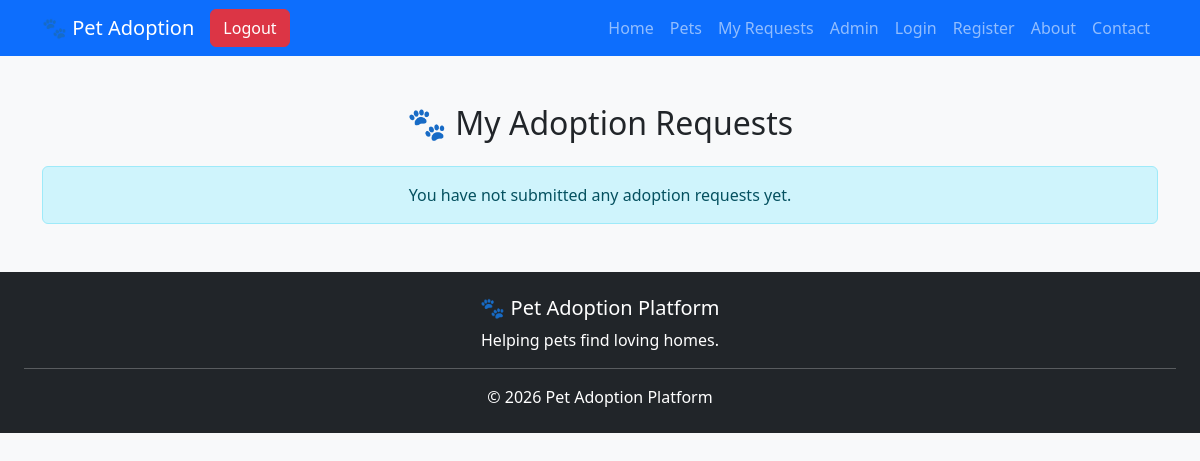
Page /my-requests (signed in) on the earlier database version.
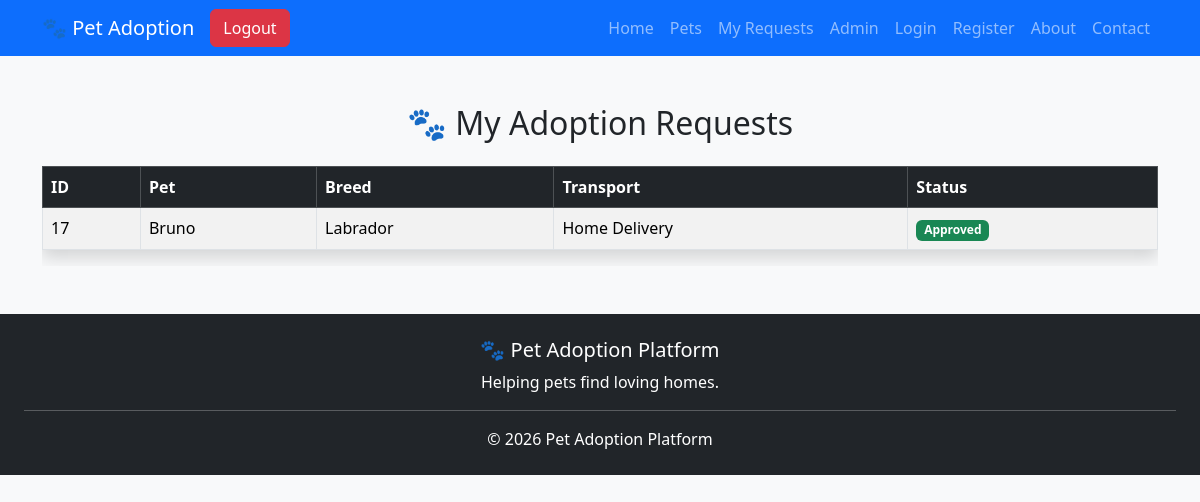
Same page on the later database version.
### tables this page shows
CREATE TABLE adoptions(
        id INTEGER PRIMARY KEY AUTOINCREMENT,
        pet_id INTEGER,
        adopter_name TEXT,
        phone TEXT,
        address TEXT,
        payment_status TEXT,
        transport_method TEXT,
        request_status TEXT
    );

CREATE TABLE pets(
        id INTEGER PRIMARY KEY AUTOINCREMENT,
        name TEXT,
        breed TEXT,
        age TEXT,
        gender TEXT,
        vaccinated TEXT,
        description TEXT,
        image TEXT
    , status TEXT DEFAULT 'Available');

### app.py (the view)
@app.route('/my-requests')
def my_requests():
    if 'user' not in session:
        return redirect(url_for('login'))
    adopter_name = session['user']
    print("Logged-in user =", adopter_name)
    conn = sqlite3.connect("database.db")
    cursor = conn.cursor()
    cursor.execute("""
    SELECT
        adoptions.id,
        pets.name,
        pets.breed,
        adoptions.request_status,
        adoptions.transport_method,
        adoptions.adopter_name
    FROM adoptions
    JOIN pets
    ON adoptions.pet_id = pets.id
    WHERE adoptions.adopter_name = ?
    """, (adopter_name,))
    requests = cursor.fetchall()
    print("Logged-in user =", adopter_name)
    print("My Requests =", requests)
    conn.close()
    return render_template("my_requests.html", requests=requests)

### templates/my_requests.html (shortened to what this page needs)
<!DOCTYPE html>
<html lang="en">
<head>
    <link
        href="https://cdn.jsdelivr.net/npm/bootstrap@5.3.3/dist/css/bootstrap.min.css"
        rel="stylesheet">
</head>
<body class="bg-light">
{% include 'navbar.html' %}
<div class="container mt-5">
    <h2 class="text-center mb-4">
        🐾 My Adoption Requests
    </h2>
    {% if requests %}
    <div class="table-responsive">
        <table class="table table-bordered table-striped shadow">
            <thead class="table-dark">
                <tr>
                    <th>ID</th>
                    <th>Pet</th>
                    <th>Breed</th>
                    <th>Transport</th>
                    <th>Status</th>
                </tr>
            </thead>
            <tbody>
                {% for request in requests %}
                <tr>
                    <td>{{ request[0] }}</td>
                    <td>{{ request[1] }}</td>
                    <td>{{ request[2] }}</td>
                    <td>{{ request[4] }}</td>
                    <td>
                        {% if request[3] == "Approved" %}
                        <span class="badge bg-success">
                            Approved
                        </span>
                        {% elif request[3] == "Rejected" %}
                        <span class="badge bg-danger">
                            Rejected
                        </span>
                        {% elif request[3] == "Pending" %}
                        <span class="badge bg-warning text-dark">
                            Pending
                        </span>
                        {% elif request[3] == "Transport Scheduled" %}
                        <span class="badge bg-info text-dark">
                            Transport Scheduled
                        </span>
                        {% else %}
                        <span class="badge bg-secondary">
                            {{ request[3] }}
                        </span>
                        {% endif %}
                    </td>
                </tr>
                {% endfor %}
            </tbody>
        </table>
    </div>
    {% else %}
    <div class="alert alert-info text-center">
        You have not submitted any adoption requests yet.
    </div>
    {% endif %}
</div>
{% include 'footer.html' %}
</body>
</html>

Differences in the rows shown:
added adoptions: id "17", name "Bruno", breed "Labrador", transport_method "Home Delivery", request_status "Approved"
Other differences:
text no longer shown: "You have not submitted any adoption requests yet."
text now shown: "ID Pet Breed Transport Status"
